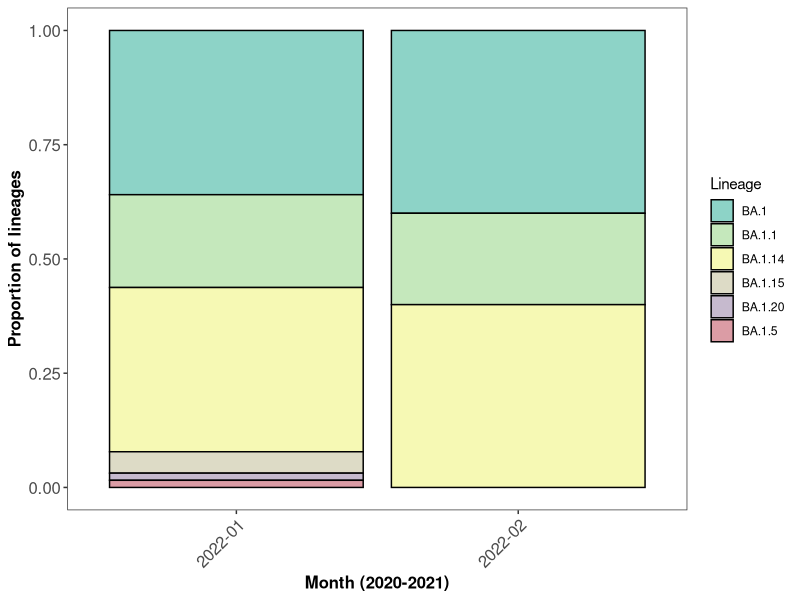

Recreate this plot in R.
library(ggplot2)
library(lubridate)
library(RColorBrewer)
library(RColorBrewer)
library(cowplot)
coul<-brewer.pal(12, "Set3") 
coul<-colorRampPalette(coul)(23)
theme_set(theme_cowplot())

##linegae per month
LinMonth<- read.delim("data/bar_lineages/Lin.txt", header=TRUE,sep = "\t")
LinMonth$Date<-as.Date.character(LinMonth$date)
LinMonth$month <-format(as.Date(LinMonth$date), "%Y-%m")

ggplot(LinMonth, mapping= aes(fill=lin, x=month)) + 
  geom_bar(colour = "black", position="fill") +
  theme_bw() +
  theme(panel.grid.major = element_blank(), panel.grid.minor = element_blank(),
        axis.text.x = element_text(angle = 45, hjust = 1, size=12),
        axis.title=element_text(size=12,face="bold"),
        axis.text.y = element_text(size=12),
        panel.background = element_rect(fill = "transparent",colour = NA),
        plot.background = element_rect(fill = "transparent",colour = NA)) +
  scale_fill_manual(values = c("#8DD3C7", "#C5E8BC", "#F6F9B4", "#DDDBC6", "#C6BACE", "#DB9CA5", "#E78B86", "#BD98A1",
                               "#9DAAB9", "#BEB29A", "#E2B871", "#D7C865", "#C5D577", "#D6D5A6", "#EED0D4", "#EAD2DE",
                               "#D9CED6", "#C9ACCA", "#BE8EBF", "#C3B4C0", "#CDE5C0", "#E5EB99", "#FFED6F")) +
  xlab("Month (2020-2021)") +
  ylab("Proportion of lineages") +
  labs(fill = "Lineage")

